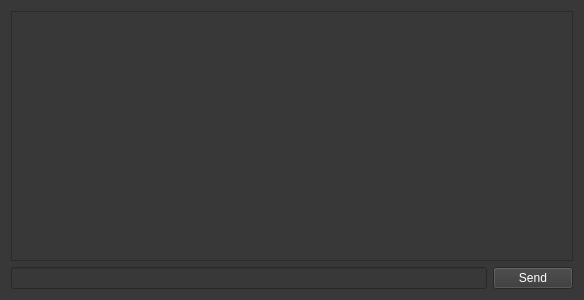
<?xml version="1.0" encoding="UTF-8"?>
<ui version="4.0">
 <class>ChatWindow</class>
 <widget class="QWidget" name="ChatWindow">
  <property name="geometry">
   <rect>
    <x>0</x>
    <y>0</y>
    <width>584</width>
    <height>300</height>
   </rect>
  </property>
  <property name="windowTitle">
   <string>Sodium Client - LC Client Freeware</string>
  </property>
  <property name="styleSheet">
   <string notr="true">background-color: rgb(56, 56, 56);
color:rgb(255,255,255);</string>
  </property>
  <layout class="QGridLayout" name="gridLayout">
   <item row="1" column="0">
    <widget class="QLineEdit" name="messageInputBox"/>
   </item>
   <item row="1" column="1">
    <widget class="QPushButton" name="sendBttn">
     <property name="text">
      <string>Send</string>
     </property>
     <property name="flat">
      <bool>false</bool>
     </property>
    </widget>
   </item>
   <item row="0" column="0" colspan="2">
    <widget class="QListView" name="messageList"/>
   </item>
  </layout>
 </widget>
 <layoutdefault spacing="6" margin="11"/>
 <resources/>
 <connections/>
</ui>
